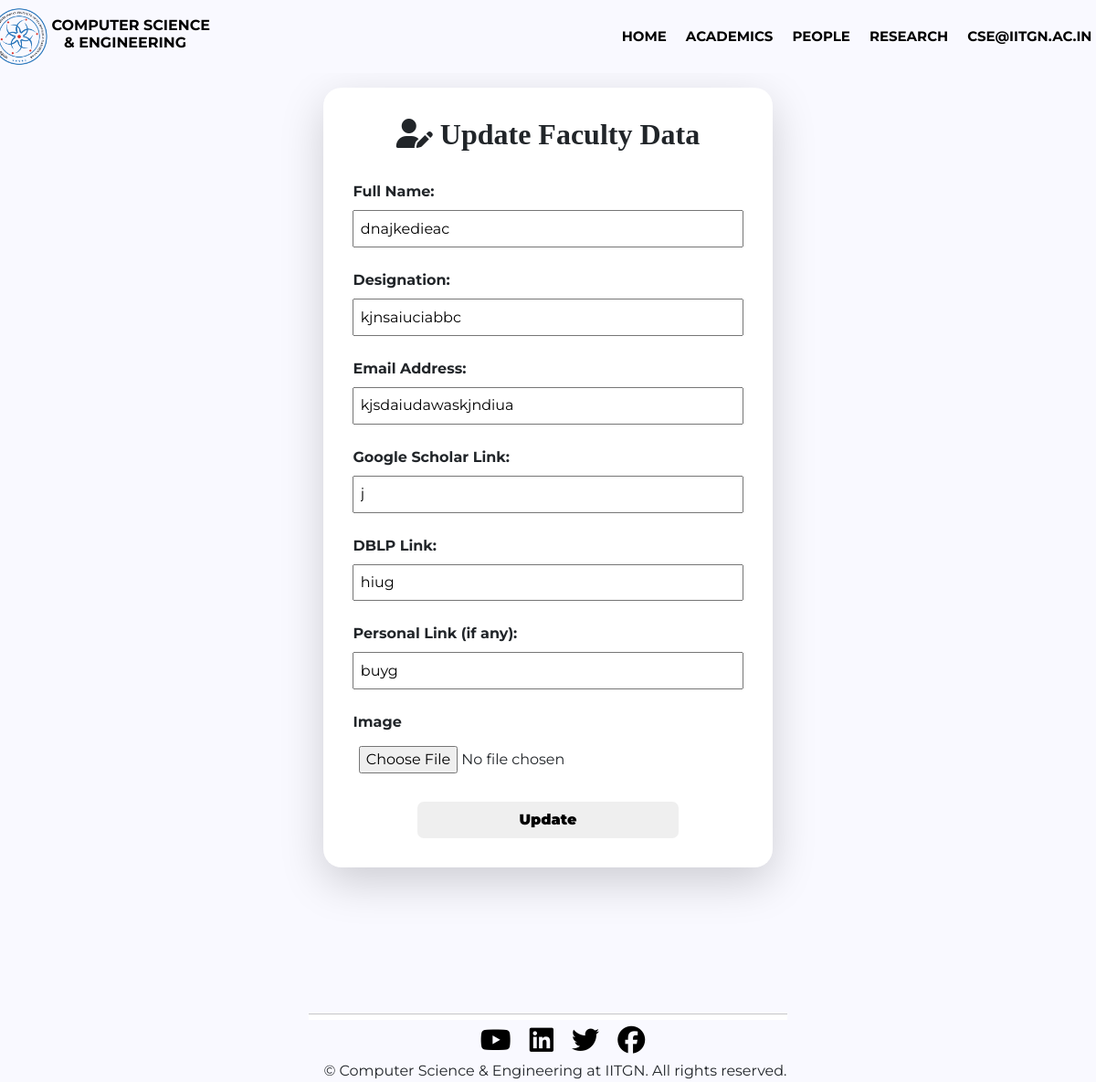
The page /cse_manager/edit_faculty.php (signed in) on the database as committed earlier.
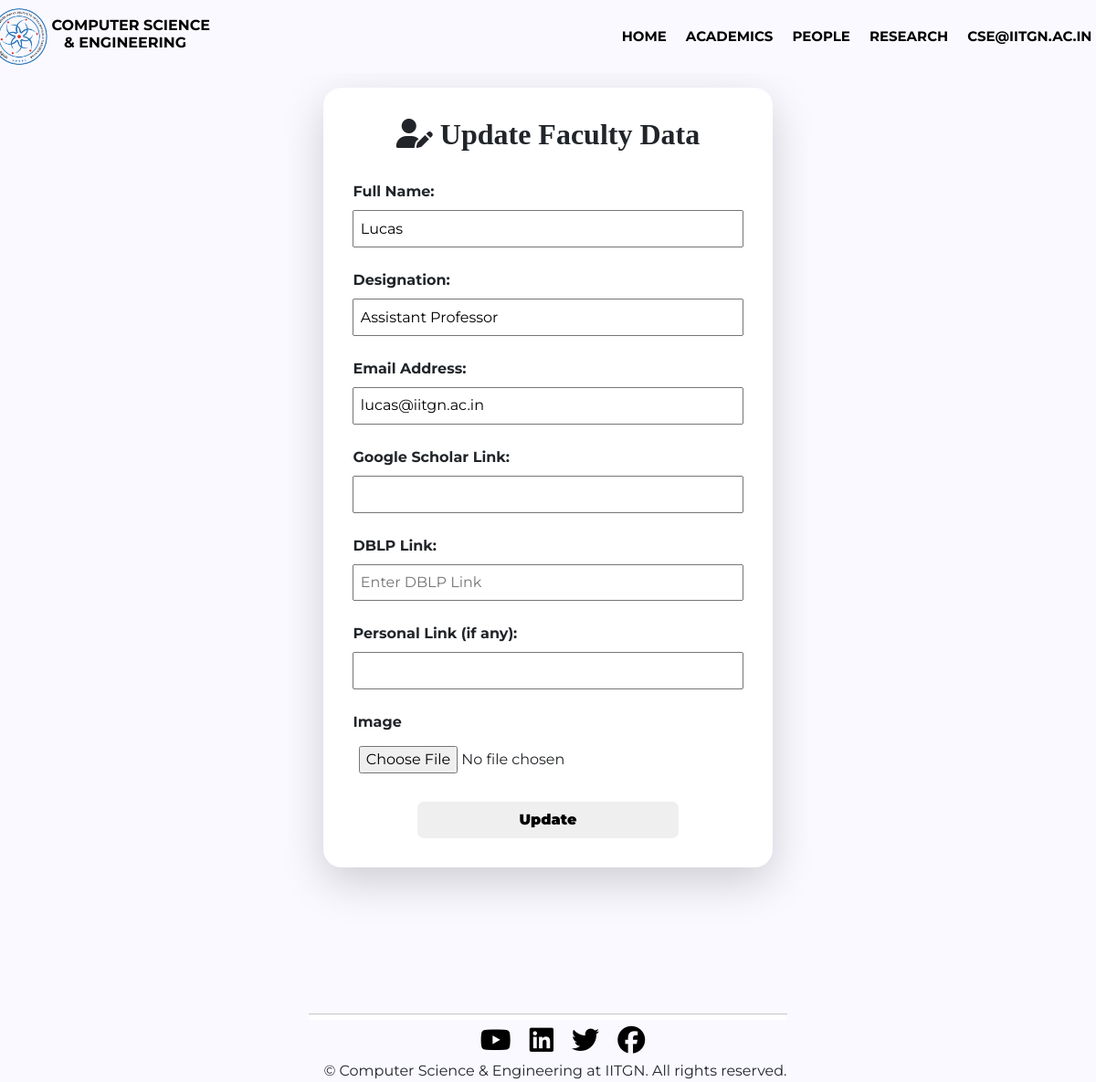
The same page on the database as committed later.
### tables this page shows
CREATE TABLE `csefaculty` (
  `full_name` varchar(100) DEFAULT NULL,
  `designation` varchar(100) DEFAULT NULL,
  `email_id` longtext NOT NULL,
  `google_scholar` longtext NOT NULL,
  `dblp_link` longtext NOT NULL,
  `personal_link` mediumtext NOT NULL,
  `image_file` varchar(200) NOT NULL,
  `id` int(11) NOT NULL
);

### cse_manager/edit_faculty.php (the view, shortened to what this page needs)
<!DOCTYPE html>
<html lang="en">
<head>
    <link href="https://cdn.jsdelivr.net/npm/bootstrap@5.1.0/dist/css/bootstrap.min.css" rel="stylesheet">
    <link href="https://cdnjs.cloudflare.com/ajax/libs/animate.css/3.7.2/animate.min.css" rel="stylesheet">
    <link rel="stylesheet" href="https://cdnjs.cloudflare.com/ajax/libs/twitter-bootstrap/5.2.0/css/bootstrap.min.css">
    <link rel="stylesheet" href="https://cdn.datatables.net/1.13.4/css/dataTables.bootstrap5.min.css">
    <link rel="stylesheet" href="style(header).css">
    <link rel="stylesheet" href="style(footer).css">
    <link rel="stylesheet" href="style(update).css">
</head>
<body>
<?php
    include_once("headers.php");
?>
<div class='courses'>
    <?php
        include_once("dbcsemanager.php");
        $id = $_GET['id'];
        $query = "SELECT * from csefaculty where id ='$id'";
        $query_run= mysqli_query($conn,$query);
        $data = mysqli_fetch_assoc($query_run);
    ?>
    <center>
    <div class="data faculty shadow-lg">
        <h1 class='course_heading'><i class="fa-solid fa-user-pen"></i> Update Faculty Data</h1>
        <br>
        <form method="POST" enctype="multipart/form-data">
            <div class="form">
                <label class="form-label" for="fullName">Full Name:</label>
                <input class="textbox" type="text" name="full_name" id="first_name" value="<?php echo $data['full_name'] ?>" placeholder="Enter Full Name" Required>
            </div>
            <br>
            <div class="form">
                <label class="form-label" for="designation">Designation:</label>
                <input class="textbox" type="text" name="designation" id="designation" value="<?php echo $data['designation'] ?>" placeholder="Enter designation">
            </div>
            <br>
            <div class="form">
                <label class="form-label" for="Email address">Email Address:</label>
                <input class="textbox" type="text" name="email_id" id="email_id" value="<?php echo $data['email_id'] ?>" placeholder="Enter Email" Required readonly="readonly">
            </div>
            <br>
            <div class="form">
                <label class="form-label" for="google_scholar">Google Scholar Link:</label>
                <input class="textbox" type="text" name="google_scholar" id="google_scholar" value="<?php echo $data['google_scholar'] ?>" placeholder="Enter google scholar link">
            </div>
            <br>
            <div class="form">
                <label class="form-label" for="dblp_link">DBLP Link:</label>
                <input class="textbox" type="text" name="dblp_link" id="dblp_link" value="<?php echo $data['dblp_link'] ?>" placeholder="Enter DBLP Link" >
            </div>
            <br>
            <div class="form">
                <label class="form-label" for="personal_link">Personal Link (if any):</label>
                <input class="textbox" type="text" name="personal_link" id="personal_link" value="<?php echo $data['personal_link'] ?>" placeholder="Enter Personal Link" >
            </div>
            <br>
            <div class="form">
                <label class="form-label" for="image_file">Image </label>
                <input class="textbox" type="file" placeholder=" " name="image_file" id="image_file" value="<?php echo $data['image_file'] ?>"  required= " ">
            </div>
            <br>
            <button type="submit" name="update" value="Update">Update</button>
        </form>
    </div>
    </center>
</div>
<?php
    include_once("footers.php");
?>
</body>
</html>

Rows that differ between the two databases and show on the page:
changed csefaculty: full_name "dnajkedieac" → "Lucas"; designation "kjnsaiuciabbc" → "Assistant Professor"; email_id "kjsdaiudawaskjndiua" → "lucas@iitgn.ac.in"; google_scholar "j" → (not shown); dblp_link "hiug" → (not shown); personal_link "buyg" → (not shown)
